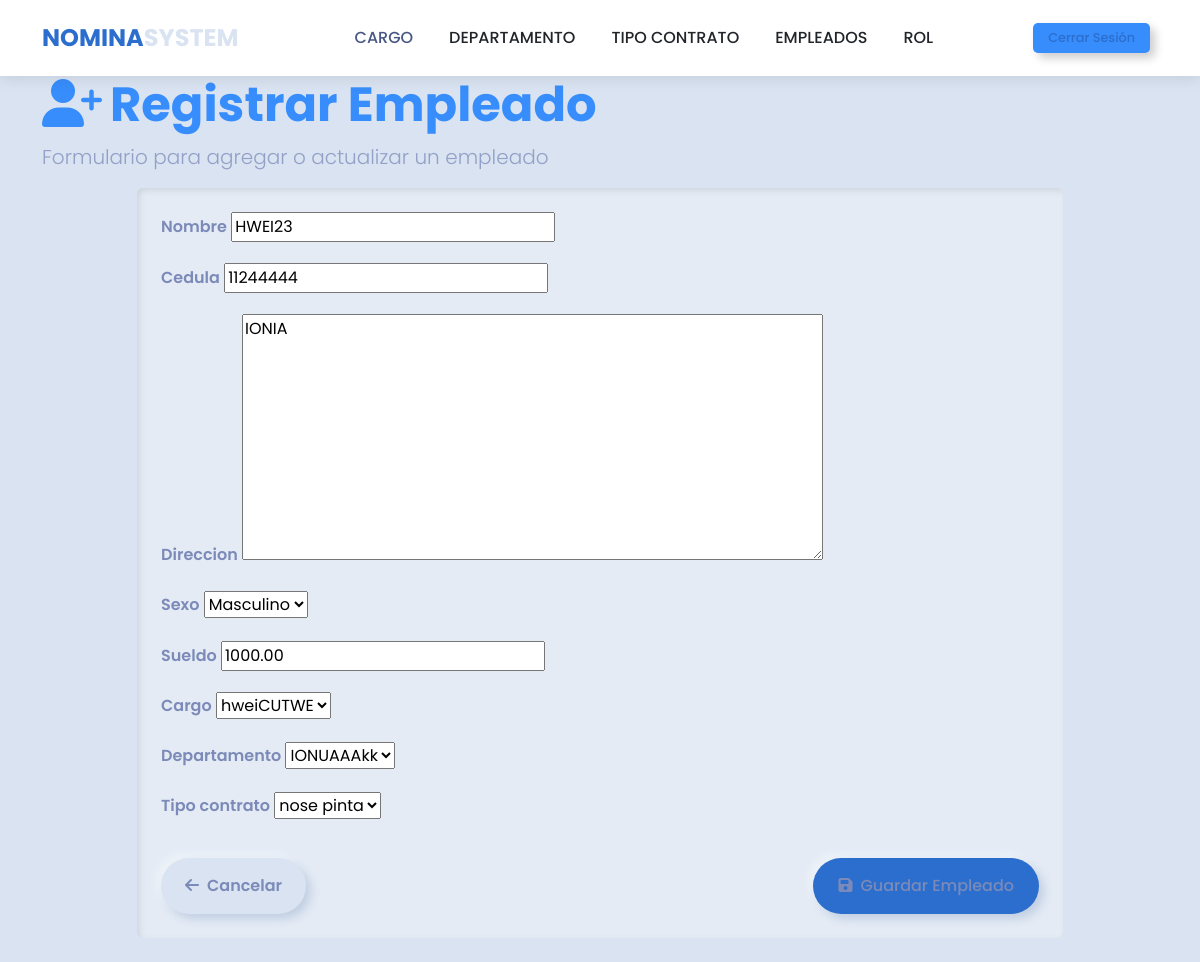
The page /empleado/editar/4/ (signed in) on the database its author committed.
### empleado/models.py (models this page shows, shortened)
class Empleado(models.Model):
    SEXO_CHOICES = [('M', 'Masculino'),('F', 'Femenino')]
    nombre = models.CharField(max_length=100)
    cedula = models.CharField(max_length=20, unique=True)
    direccion = models.TextField()
    sexo = models.CharField(max_length=1, choices=SEXO_CHOICES)
    sueldo = models.DecimalField(max_digits=10, decimal_places=2)
    cargo = models.ForeignKey(Cargo,on_delete=models.CASCADE)
    departamento = models.ForeignKey(Departamentos,on_delete=models.CASCADE)
    tipo_contrato = models.ForeignKey(TipoContrato,on_delete=models.CASCADE)

### empleado/views.py (the view)
# urls.py: path('editar/<int:pk>/', views.editar_empleado, name='editar_empleado'),
@login_required
def editar_empleado(request, pk):
    empleado = get_object_or_404(Empleado, pk=pk)
    if request.method == 'POST':
        form = EmpleadoForm(request.POST, instance=empleado)
        if form.is_valid():
            form.save()
            return redirect('empleado:lista')
    else:
        form = EmpleadoForm(instance=empleado)
    return render(request, 'empleado/formulario.html', {'form': form})

### empleado/forms.py
class EmpleadoForm(forms.ModelForm):
    class Meta:
        model = Empleado
        fields = '__all__'

### cargo/models.py (called while the page is built)
    def __str__(self):
        return self.description

### departamento/models.py (called while the page is built)
    def __str__(self):
        return self.description

### tcontrato/models.py (called while the page is built)
    def __str__(self):
        return self.description

### template/empleado/formulario.html (shortened to what this page needs)
{% extends "home.html" %}
{% block content %}
<div class="container">
    <header class="page-header">
        <h1 class="display-5 fw-bold text-primary">
            <i class="fas fa-user-plus me-2"></i>{{ title|default:"Registrar Empleado" }}
        </h1>
        <p class="lead text-muted">Formulario para agregar o actualizar un empleado</p>
    </header>
    <div class="row">
        <div class="col-md-10 mx-auto">
            <div class="card mb-4">
                <div class="card-body p-4">
                    <form method="POST">
                        {% for field in form %}
                        <div class="mb-3">
                            <label for="{{ field.id_for_label }}" class="form-label">
                                {{ field.label }}
                            </label>
                            {{ field }}
                        </div>
                        {% endfor %}
                        <div class="d-flex justify-content-between mt-4 pt-2">
                            <a href="{% url 'empleado:lista' %}" class="btn btn-secondary">
                                <i class="fas fa-arrow-left me-2"></i>Cancelar
                            </a>
                            <button type="submit" class="btn btn-primary">
                                <i class="fas fa-save me-2"></i>Guardar Empleado
                            </button>
                        </div>
                    </form>
                </div>
            </div>
        </div>
    </div>
</div>
{% endblock %}

### template/home.html (style rules this page uses)
:root { --primary-color: #2c6ecd; --secondary-color: #19b3b3; --accent-color: #f8f9fa; --dark-color: #212529; --text-color: #495057; }
body { font-family: 'Poppins', sans-serif; color: var(--text-color); overflow-x: hidden; }
.btn-primary { background-color: var(--primary-color); border-color: var(--primary-color); padding: 10px 25px; border-radius: 50px; font-weight: 500; transition: all 0.3s ease; }

### rows shown on the page
Empleado: form "HWEI23" "11244444" "IONIA" "Masculino" "1000.00" "hweiCUTWE" "IONUAAAkk" "nose pinta"

### other values the page prints
{{ title|default:"Registrar Empleado" }} "Registrar Empleado"
{{ field.label }} "Nombre" "Cedula" "Direccion" "Sexo" "Sueldo" "Cargo" "Departamento" "Tipo contrato"
